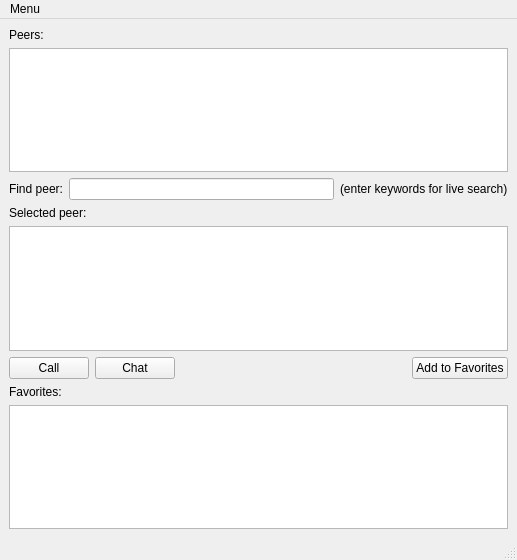
<?xml version="1.0" encoding="UTF-8"?>
<ui version="4.0">
 <class>MainWindow</class>
 <widget class="QMainWindow" name="MainWindow">
  <property name="geometry">
   <rect>
    <x>0</x>
    <y>0</y>
    <width>517</width>
    <height>560</height>
   </rect>
  </property>
  <property name="windowTitle">
   <string>Peer picker</string>
  </property>
  <widget class="QWidget" name="centralwidget">
   <layout class="QVBoxLayout" name="verticalLayout">
    <item>
     <widget class="QLabel" name="label">
      <property name="text">
       <string>Peers:</string>
      </property>
     </widget>
    </item>
    <item>
     <widget class="QTableView" name="peersTableView"/>
    </item>
    <item>
     <layout class="QHBoxLayout" name="horizontalLayout_2">
      <item>
       <widget class="QLabel" name="label_2">
        <property name="text">
         <string>Find peer:</string>
        </property>
       </widget>
      </item>
      <item>
       <widget class="QLineEdit" name="searchPeerInput"/>
      </item>
      <item>
       <widget class="QLabel" name="label_3">
        <property name="text">
         <string>(enter keywords for live search)</string>
        </property>
       </widget>
      </item>
     </layout>
    </item>
    <item>
     <widget class="QLabel" name="label_4">
      <property name="text">
       <string>Selected peer:</string>
      </property>
     </widget>
    </item>
    <item>
     <widget class="QPlainTextEdit" name="selectedPeerText"/>
    </item>
    <item>
     <layout class="QHBoxLayout" name="horizontalLayout">
      <item>
       <widget class="QPushButton" name="buttonCall">
        <property name="text">
         <string>Call</string>
        </property>
       </widget>
      </item>
      <item>
       <widget class="QPushButton" name="buttonChat">
        <property name="text">
         <string>Chat</string>
        </property>
       </widget>
      </item>
      <item>
       <spacer name="horizontalSpacer">
        <property name="orientation">
         <enum>Qt::Horizontal</enum>
        </property>
        <property name="sizeHint" stdset="0">
         <size>
          <width>228</width>
          <height>20</height>
         </size>
        </property>
       </spacer>
      </item>
      <item>
       <widget class="QPushButton" name="buttonAdd">
        <property name="text">
         <string>Add to Favorites</string>
        </property>
       </widget>
      </item>
     </layout>
    </item>
    <item>
     <widget class="QLabel" name="label_5">
      <property name="text">
       <string>Favorites:</string>
      </property>
     </widget>
    </item>
    <item>
     <widget class="QTableView" name="favoritesTableView"/>
    </item>
   </layout>
  </widget>
  <widget class="QMenuBar" name="menubar">
   <property name="geometry">
    <rect>
     <x>0</x>
     <y>0</y>
     <width>517</width>
     <height>22</height>
    </rect>
   </property>
   <widget class="QMenu" name="menuMenu">
    <property name="title">
     <string>Menu</string>
    </property>
    <addaction name="actionQuit"/>
   </widget>
   <addaction name="menuMenu"/>
  </widget>
  <widget class="QStatusBar" name="statusbar"/>
  <action name="actionQuit">
   <property name="text">
    <string>Quit</string>
   </property>
   <property name="shortcut">
    <string>Ctrl+Q</string>
   </property>
  </action>
  <action name="actionCall">
   <property name="text">
    <string>Call</string>
   </property>
   <property name="toolTip">
    <string>Call</string>
   </property>
  </action>
  <action name="actionChat">
   <property name="text">
    <string>Chat</string>
   </property>
  </action>
  <action name="actionAdd_to_favorites">
   <property name="text">
    <string>Add to favorites</string>
   </property>
  </action>
 </widget>
 <resources/>
 <connections>
  <connection>
   <sender>buttonCall</sender>
   <signal>clicked()</signal>
   <receiver>actionCall</receiver>
   <slot>trigger()</slot>
   <hints>
    <hint type="sourcelabel">
     <x>44</x>
     <y>368</y>
    </hint>
    <hint type="destinationlabel">
     <x>-1</x>
     <y>-1</y>
    </hint>
   </hints>
  </connection>
  <connection>
   <sender>buttonChat</sender>
   <signal>clicked()</signal>
   <receiver>actionChat</receiver>
   <slot>trigger()</slot>
   <hints>
    <hint type="sourcelabel">
     <x>113</x>
     <y>368</y>
    </hint>
    <hint type="destinationlabel">
     <x>-1</x>
     <y>-1</y>
    </hint>
   </hints>
  </connection>
  <connection>
   <sender>buttonAdd</sender>
   <signal>clicked()</signal>
   <receiver>actionAdd_to_favorites</receiver>
   <slot>trigger()</slot>
   <hints>
    <hint type="sourcelabel">
     <x>436</x>
     <y>368</y>
    </hint>
    <hint type="destinationlabel">
     <x>-1</x>
     <y>-1</y>
    </hint>
   </hints>
  </connection>
 </connections>
</ui>
